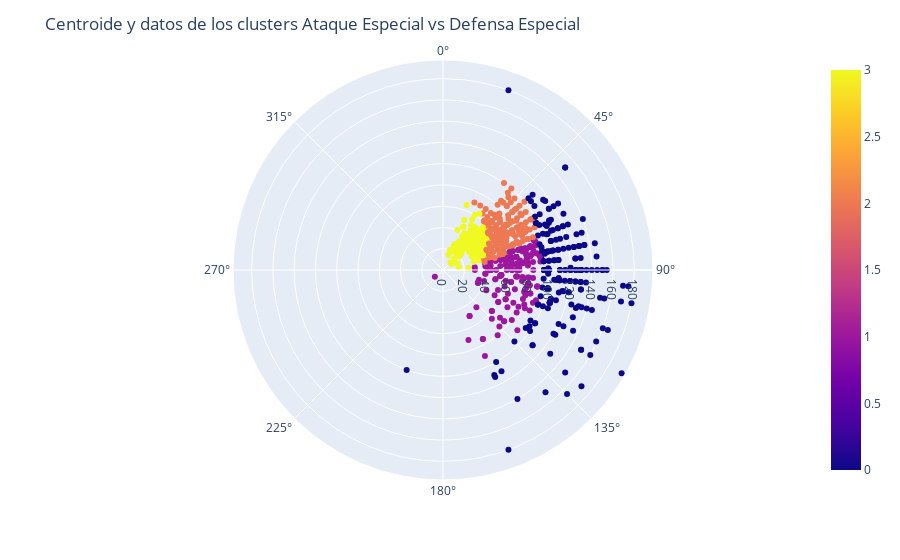

The notebook cell this image was saved under:
### Code cell
# Entrenar el modelo KMedoids con 4 clusters
kmedoids = KMedoids(n_clusters=4, random_state=0)

kmedoids.fit(X_kmedoids)

# Agregar las etiquetas de los clusters al dataframe
df['Cluster-KMedoids'] = kmedoids.labels_

# Calcular los centroides
centroids = kmedoids.cluster_centers_

# Agrupar los centroides en un DataFrame
centroids_df = pd.DataFrame(centroids, columns=['Sp. Atk', 'Sp. Def'])

# Grafico radar con x ataque especial y y defensa especial, con el centroide en el centro y datos de los clusters con diferentes colores
fig = px.scatter_polar(centroids_df, r='Sp. Atk', theta='Sp. Def')
fig.add_trace(px.scatter_polar(df, r='Sp. Atk', theta='Sp. Def', color='Cluster-KMedoids').data[0])
fig.update_layout(title="Centroide y datos de los clusters Ataque Especial vs Defensa Especial")
# Mostrar ejes radiales
fig.update_polars(radialaxis=dict(visible=True))
fig.show()

### Figure 1 — Plotly figure (JSON) as saved in the notebook; plotly's stock layout.template omitted (floating-point values rounded to 4 significant figures; data arrays with more than 128 entries replaced by an {"elided": "..."} marker saying what was removed)
{"data": [{"hovertemplate": "Sp. Atk=%{r}<br>Sp. Def=%{theta}<extra></extra>", "legendgroup": "", "marker": {"color": "#636efa", "symbol": "circle"}, "mode": "markers", "name": "", "r": [115, 70, 64, 40], "showlegend": false, "subplot": "polar", "theta": [90, 90, 59, 45], "type": "scatterpolar"}, {"hovertemplate": "Sp. Atk=%{r}<br>Sp. Def=%{theta}<br>Cluster-KMedoids=%{marker.color}<extra></extra>", "legendgroup": "", "marker": {"color": {"elided": "800 int values"}, "coloraxis": "coloraxis", "symbol": "circle"}, "mode": "markers", "name": "", "r": {"elided": "800 int values"}, "showlegend": false, "subplot": "polar", "theta": {"elided": "800 int values"}, "type": "scatterpolar"}], "layout": {"legend": {"tracegroupgap": 0}, "margin": {"t": 60}, "polar": {"angularaxis": {"direction": "clockwise", "rotation": 90}, "domain": {"x": [0, 1], "y": [0, 1]}, "radialaxis": {"visible": true}}, "title": {"text": "Centroide y datos de los clusters Ataque Especial vs Defensa Especial"}}}
